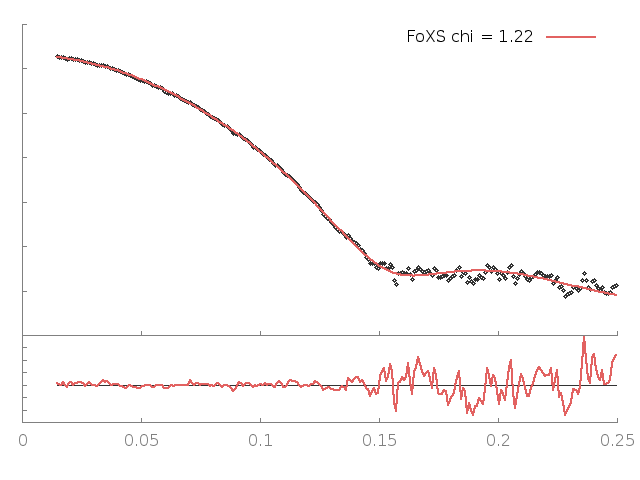

Generate this figure with gnuplot:
set terminal png enhanced; set output "23912.B99990010_23912_merged2_q25.png";
set lmargin 2; set rmargin 2;set multiplot
set origin 0,0;set size 1,0.3; set tmargin 0; set bmargin 3;set ylabel '';set format y '';set xtics nomirror;set ytics nomirror; set border 3
set style line 11 lc rgb '#808080' lt 1;set border 3 back ls 11;f(x)=1
plot f(x) notitle lc rgb '#333333', '23912.B99990010_23912_merged2_q25.dat' u 1:($2/$3) notitle w lines lw 2.5 lc rgb '#e26261'
set origin 0,0.3;set size 1,0.69; set bmargin 0; set tmargin 1;set xlabel ''; set format x ''; set ylabel '';
plot '23912.B99990010_23912_merged2_q25.dat' u 1:2 thru log(y) notitle lc rgb '#333333' pt 6 ps 0.8, '23912.B99990010_23912_merged2_q25.dat' u 1:3 thru log(y) t 'FoXS chi = 1.22' w lines lw 2.5 lc rgb '#e26261'
unset multiplot
reset
